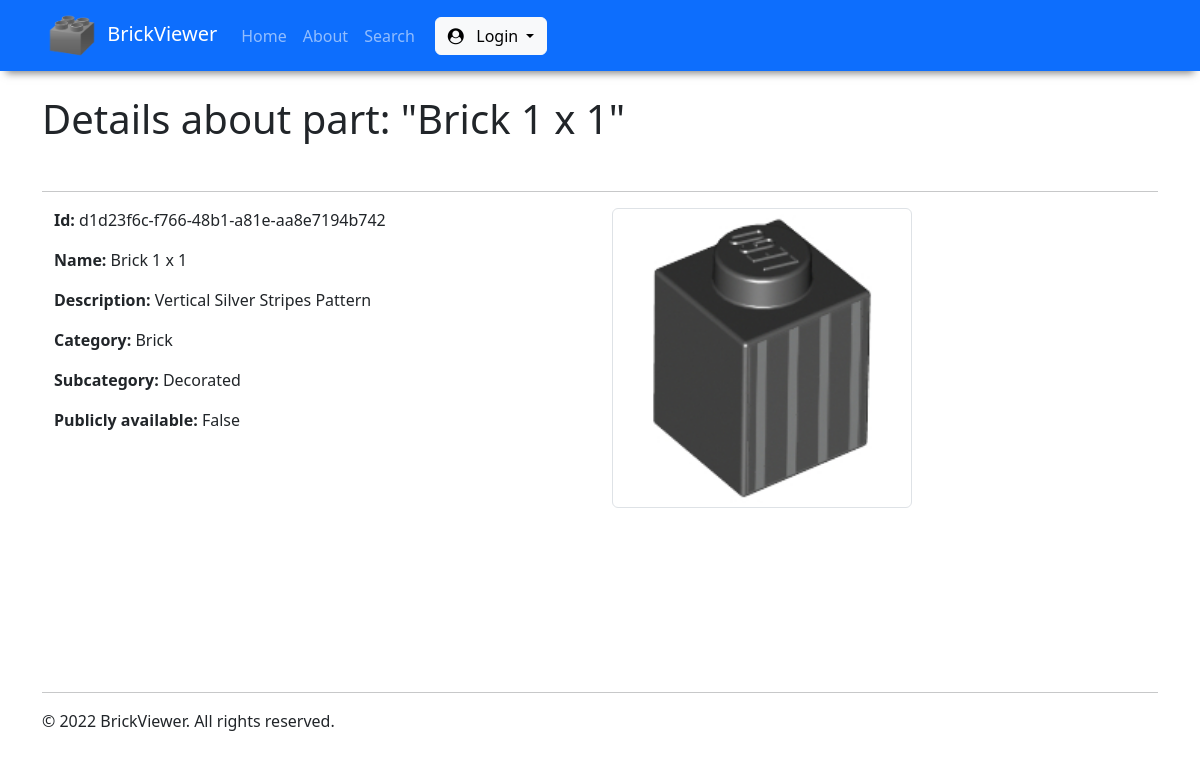
/catalog/lego_parts/d1d23f6cf76648b1a81eaa8e7194b742/, run on an earlier commit of the app's database.
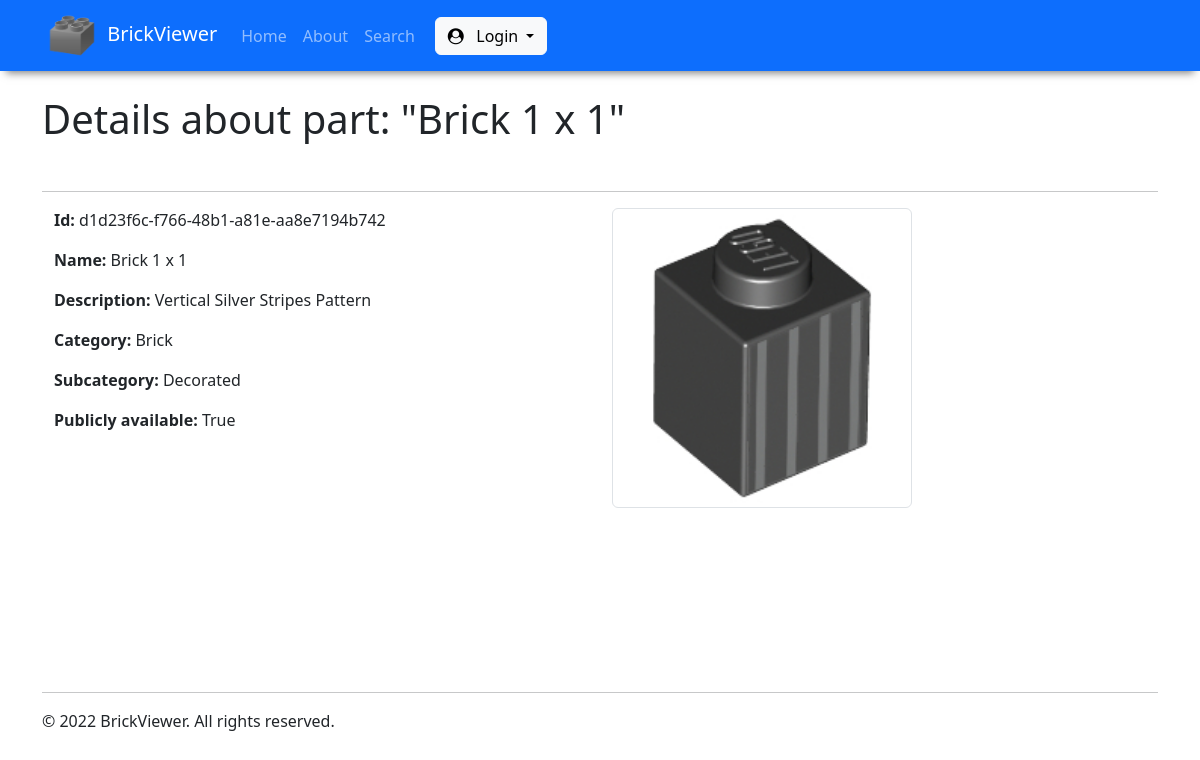
And on a later commit of the database.
### catalog/models.py (models this page shows, shortened)
class LegoPart(models.Model):
    id = models.UUIDField(primary_key = True, default = uuid.uuid4)
    name = models.CharField(max_length = 50, help_text = "Type part name")
    description = models.TextField(max_length = 1000, help_text = "Type part description (up to 1000 characters)", blank = True)
    image = models.ImageField(blank = True, upload_to = 'images/')
    category = models.ForeignKey(Category, on_delete = models.PROTECT, null = True)
    subcategory = models.ForeignKey(Subcategory, on_delete = models.PROTECT, null = True)
    public_access = models.BooleanField(default = False)

class Category(models.Model):
    id = models.CharField(primary_key = True, max_length = 50, default = uuid.uuid4, editable = False)
    name = models.CharField(unique = True, max_length = 50, help_text = "Select category", choices = CATEGORY_CHOICES)
    class Meta:
        verbose_name_plural = 'categories'
    def __str__(self):
        return self.name

class Subcategory(models.Model):
    BRICK_SUBCATEGORY_CHOICES = [('Decorated', 'Decorated'), ('Modified', 'Modified'), ('Promotional', 'Promotional'), ('Round', 'Round')]
    TECHNIC_SUBCATEGORY_CHOICES = [('Axle', 'Axle'), ('Brick', 'Brick'), ('Connector', 'Connector'), ('Disk', 'Disk'), ('Gear', 'Gear')]
    ELECTRIC_SUBCATEGORY_CHOICES = [('Battery box', 'Battery box'), ('Programmable', 'Programmable'), ('Lights', 'Lights'), ('Motor', 'Motor'), ('Wire', 'Wire')]
    id = models.CharField(primary_key = True, max_length = 50, default = uuid.uuid4, editable = False) # populate once the category has been chosen
    name = models.CharField(unique = True, max_length = 50, help_text = "Select subcategory", choices = BRICK_SUBCATEGORY_CHOICES + TECHNIC_SUBCATEGORY_CHOICES + ELECTRIC_SUBCATEGORY_CHOICES)
    category = models.ForeignKey(Category, on_delete = models.PROTECT, null = True)
    class Meta:
        verbose_name_plural = 'subcategories'
    def __str__(self):
        return self.name

### catalog/views.py (the view)
# urls.py: path('lego_parts/<pk>/', views.LegoPartDetailView.as_view(), name = 'legopart-detail'),
class LegoPartDetailView(generic.DetailView):
    model = LegoPart

### catalog/templates/catalog/legopart_detail.html (shortened to what this page needs)
{% extends 'base.html' %}
{% block content %}
    <h1>
        Details about part: "{{ legopart.name }}"
    </h1>
    <br>
    <hr>
    <div class="container">
        <div class="row">
            <div class="col">
                <p>
                    <strong>Id:</strong>
                    {{ legopart.id }}
                </p>
                <p>
                    <strong>Name:</strong>
                    {{ legopart.name }}
                </p>
                <p>
                    <strong>Description:</strong>
                    {{ legopart.description }}
                </p>
                <p>
                    <strong>Category:</strong>
                    {{ legopart.category }}
                </p>
                <p>
                    <strong>Subcategory:</strong>
                    {{ legopart.subcategory }}
                </p>
                <p>
                    <strong>Publicly available:</strong>
                    {{ legopart.public_access }}
                </p>
            </div>
            <div class="col">
                <img src="{{ legopart.image.url }}" alt="IMAGE_ERROR" class="img-thumbnail" width="300" height="auto">
            </div>
        </div>
    </div>
{% endblock %}

### catalog/templates/base.html (shortened to what this page needs)
<!DOCTYPE>
<html lang="en">
    <head>
        {% load static %}
        <link href="https://cdn.jsdelivr.net/npm/bootstrap@5.2.3/dist/css/bootstrap.min.css" rel="stylesheet">
        <link rel="stylesheet" href="https://cdnjs.cloudflare.com/ajax/libs/font-awesome/4.7.0/css/font-awesome.min.css">
    </head>
    <body>
        <nav class="navbar navbar-expand-lg bg-primary navbar-dark" style="box-shadow: 0px 8px 8px -6px rgba(0,0,0,.5);">
            <div class="container">
                <a class="navbar-brand" href="#">
                    {% load static %}
                    <img src="{% static 'catalog/images/brick.png' %}" width="60" height="auto" alt="IMAGE_ERROR">
                    BrickViewer
                </a>
                <div class="collapse navbar-collapse" id="navbar">
                    <ul class="navbar-nav">
                        <li class="nav-item">
                            <a class="nav-link" href="{% url 'index' %}">Home</a>
                        </li>
                        <li class="nav-item">
                            <a class="nav-link" href="{% url 'about' %}">About</a>
                        </li>
                        <li>
                            {% if user.is_authenticated %}
                                <a class="nav-link" href="{% url 'search' %}">Search</a>
                            {% else %}
                                <a class="nav-link" href="{% url 'search_anonymous' %}">Search</a>
                            {% endif %}
                        </li>
                    </ul>
                    <div class="container">
                        <div class="row gx-2">
                            <div class="col-md-auto">
                                <div class="dropdown">
                                    <button class="btn btn-light dropdown-toggle" type="button" id="btn_accounts" data-bs-toggle="dropdown" aria-haspopup="true" aria-expanded="false">
                                        <i class="fa fa-user-circle"></i>
                                        {% if not user.is_authenticated %}
                                            Login
                                        {% else %}
                                            {{ user.username }}
                                        {% endif %}
                                    </button>
                                </div>
                            </div>
                        </div>
                    </div>
                </div>
            </div>
        </nav>
        <div class="container">
            <br>
            {% block content %}
            {% endblock %}
            <br><br><br><br><br><br><br>
            <hr>
            <div>
                &copy; 2022 BrickViewer. All rights reserved.
            </div>
            <br>
        </div>
    </body>
</html>

What changed in the data, as far as the page shows it:
changed LegoPart "Brick 1 x 1": public_access "False" → "True"
